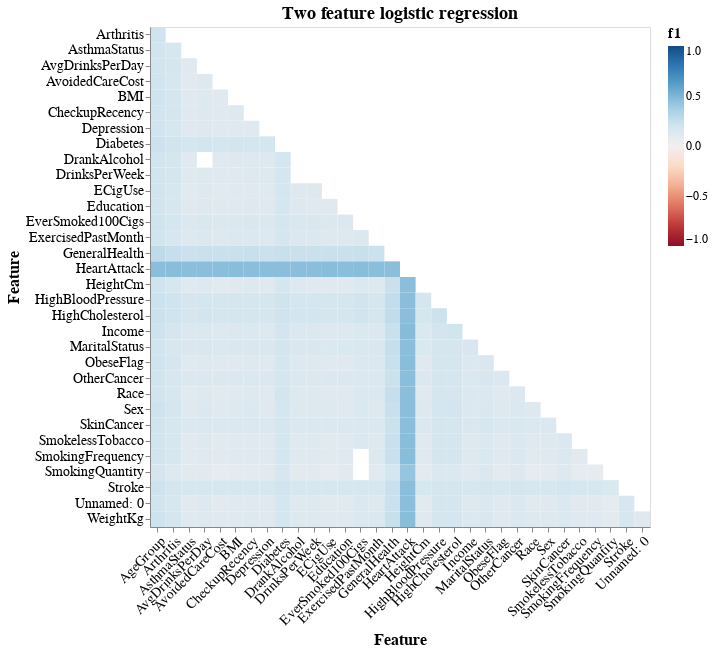

Notebook code cell kept with this figure:
### Code cell
#Visualize using heatmap

heatmap = alt.Chart(bi_results_df).mark_rect().encode(
    x=alt.X('feature1:O', title='Feature'),
    y=alt.Y('feature2:O', title='Feature'),
    color=alt.Color('f1:Q', scale=alt.Scale(scheme='redblue', domain=(-1, 1))),
    tooltip=['feature1:O','feature2:O','precision:Q','recall:Q','f1:Q','threshold:Q','Predict_T:Q','Predict_F:Q']
).properties(
    title='Two feature logistic regression',
    width=500,
    height=500
)
heatmap = apply_alt_config(heatmap)
heatmap

### Figure 1 — Vega-Lite specification as saved in the notebook (floating-point values rounded to 4 significant figures; data arrays with more than 128 entries replaced by an {"elided": "..."} marker saying what was removed)
{"config": {"view": {"continuousWidth": 300, "continuousHeight": 300}, "axis": {"labelFontSize": 14, "titleFontSize": 16}, "axisX": {"labelAngle": -45}, "legend": {"labelFontSize": 12, "titleFontSize": 14}, "title": {"anchor": "middle", "fontSize": 18}}, "data": {"name": "data-63ce18dd49869984514009931d40ca8f"}, "mark": {"type": "rect"}, "encoding": {"color": {"field": "f1", "scale": {"domain": [-1, 1], "scheme": "redblue"}, "type": "quantitative"}, "tooltip": [{"field": "feature1", "type": "ordinal"}, {"field": "feature2", "type": "ordinal"}, {"field": "precision", "type": "quantitative"}, {"field": "recall", "type": "quantitative"}, {"field": "f1", "type": "quantitative"}, {"field": "threshold", "type": "quantitative"}, {"field": "Predict_T", "type": "quantitative"}, {"field": "Predict_F", "type": "quantitative"}], "x": {"field": "feature1", "title": "Feature", "type": "ordinal"}, "y": {"field": "feature2", "title": "Feature", "type": "ordinal"}}, "height": 500, "title": "Two feature logistic regression", "width": 500, "$schema": "https://vega.github.io/schema/vega-lite/v5.20.1.json", "datasets": {"data-63ce18dd49869984514009931d40ca8f": {"elided": "528 records"}}}
